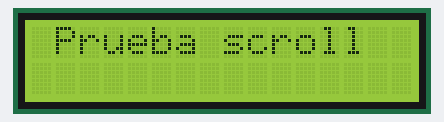
The sketch below on a simulated Arduino Uno, built with avr-gcc and run on an emulated ATmega328P. Shown: 16×2 character LCD.

Above: at 0.1 s.
At 3.1 s:
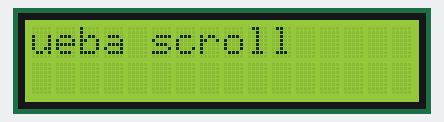
At 6.1 s:
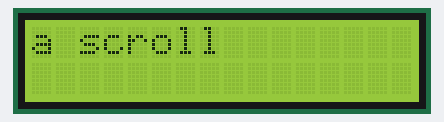
At 13.1 s:
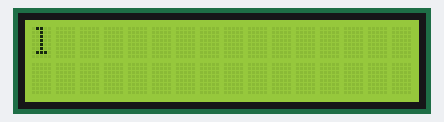
At 26.2 s:
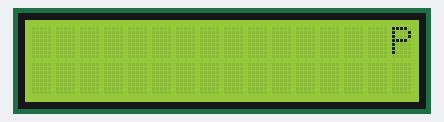
At 38.2 s:
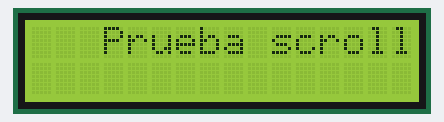

Measured:
- what the display in image 1 shows lasts 1.0 s, from 3.1 s to 4.1 s

The sketch:

LCD-04.ino
```cpp
/*
  Capitulo 10 de Arduino desde cero en Español
  Programa que muestra texto y utiliza funcion para ir desplazando el mismo.

  Autor: bitwiseAr

*/

#include <LiquidCrystal.h>    // importa libreria

LiquidCrystal lcd(7, 6, 5, 4, 3, 2);  // pines RS, E, D4, D5, D6, D7 de modulo 1602A

void setup() {
  lcd.begin(16, 2);     // inicializa a display de 16 columnas y 2 lineas
}

void loop() {
  lcd.setCursor(2, 0);      // ubica cursor en columna 2 y linea 0
  lcd.print("Prueba scroll");   // escribe texto
  lcd.scrollDisplayLeft();    // funcion que desplaza de a un caracter por vez hacia
          // la izquierda
  delay(1000);        // demora de un segundo
}
```
